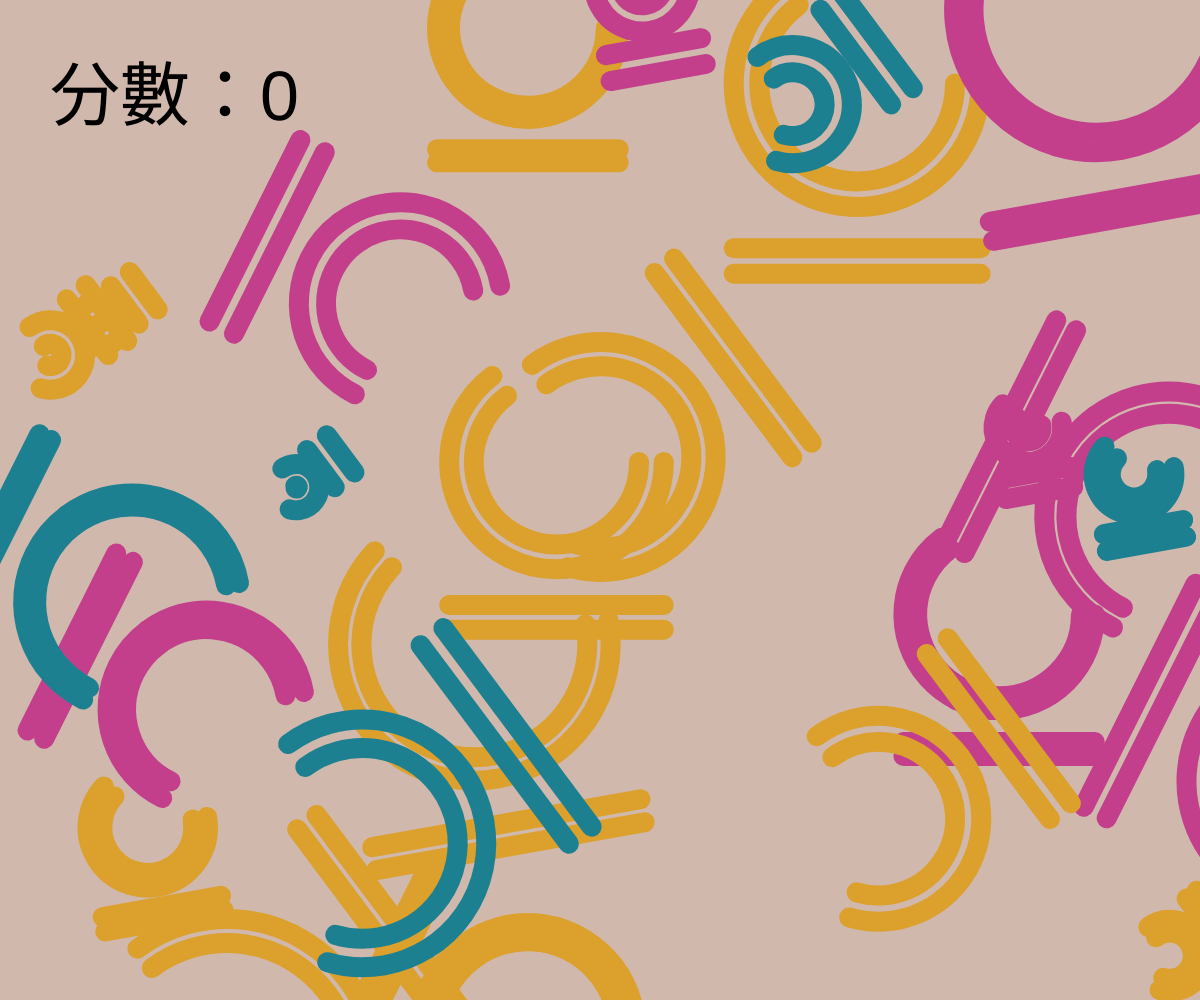
Frame 1 (no input)
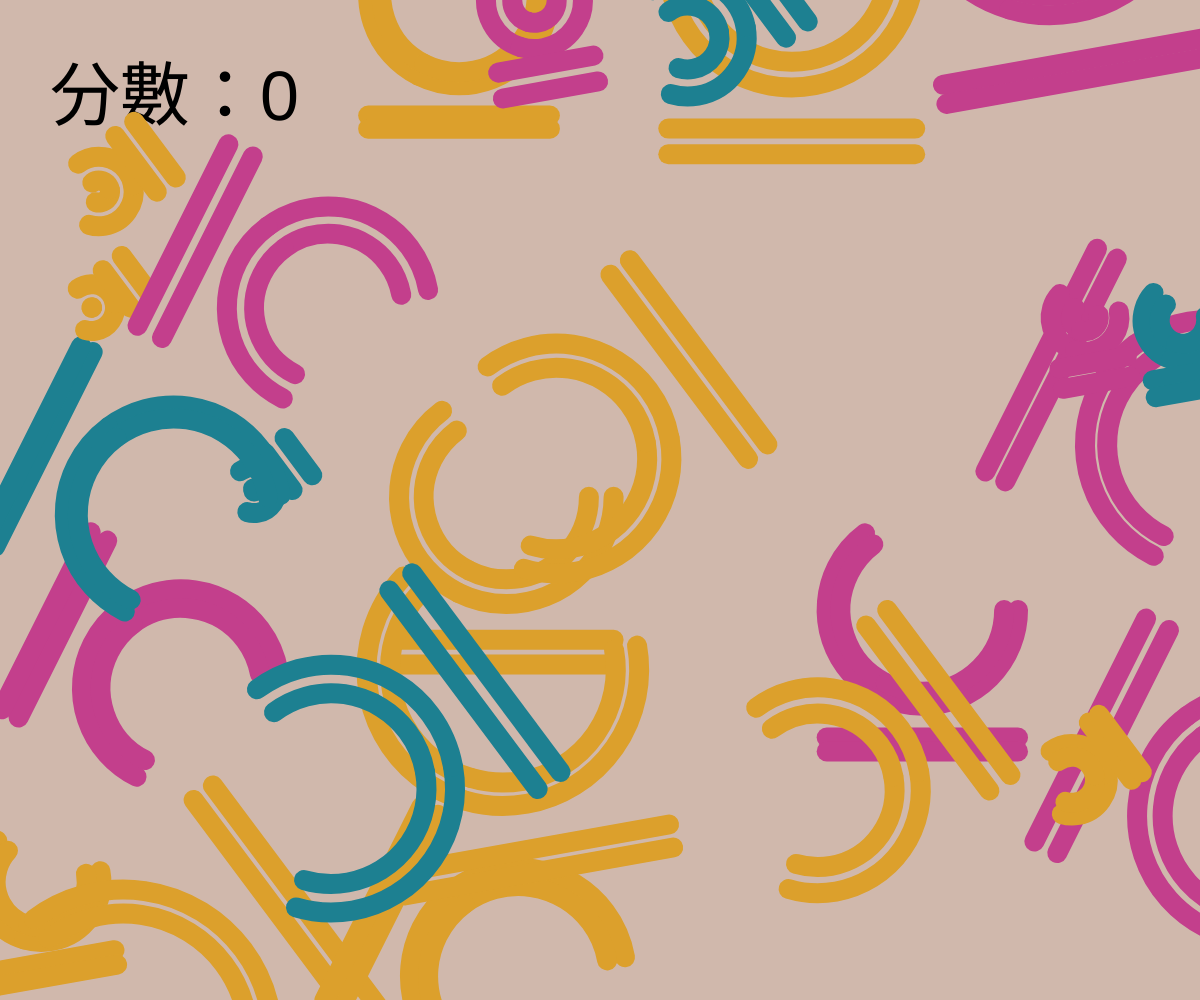
Frame 60 (no input)
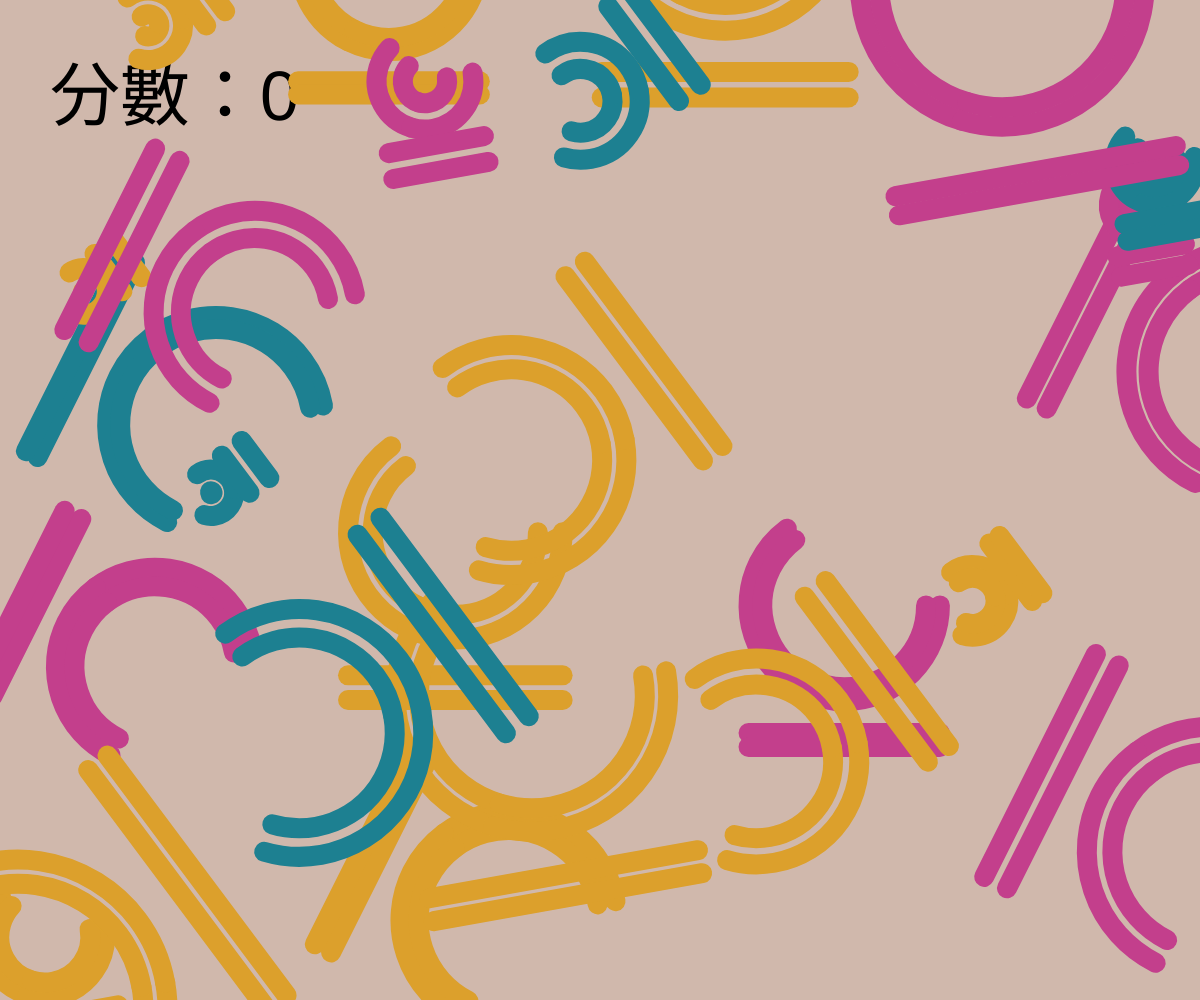
Frame 120 (the mouse pressed at the canvas centre since frame 60)

The p5.js sketch that drew these frames (run headless with seeded random() and noise() and a simulated clock; from frame 60 on, the mouse is pressed at the canvas centre):

// p5.js sketch
// ── sketch.js
let bg = ["#d0b8ac"]
let color = ["#C33F8C", "#DCA02C", "#1D8091"];


var patterns=[]  //所有圖案的資料
var pattern
var score=0
class pattern_class{  //宣告一個pattern_class物件
  constructor(args){
    this.p=args.p||{x:width/2,y:height/2};
    this.w=args.w||random(50,120)
    this.c=args.c||random(color)
    this.d=args.d||random(30,300)
    this.v=args.v||{x:random(-2,1),y:random(-3,1)}
    this.rotate_num = int(random(4)) * 90;
  }
  draw(){
    push();
    translate(this.p.x, this.p.y);
    rotate(this.rotate_num);

    strokeWeight(20);
    stroke(this.c);
    noFill();

    for (let a = 0; a < this.w * 0.9; a = a + this.w / 2) {
      arc(0, -this.d / 2, this.d - a, this.d - a, 90, 180);
      arc(0, -this.d / 2, this.d - a, this.d - a, 0, 90);
      line(-this.d / 2, this.d / 6 + a / 2, this.d / 2, this.d / 6 + a / 2);
    }
    pop();
  }
  update(){
      this.p.x=this.p.x+this.v.x
      this.p.y=this.p.y+this.v.y

    if(this.p.x<0){
      this.v.x=-this.v.x
    }
    if(this.p.x>width){
      this.v.x=-this.v.x
    }
    if(this.p.y<0){
      this.v.y=-this.v.y
    }
    if(this.p.y>height){
      this.v.y=-this.v.y
    }
  }
  isballInRange(){  //計算
    //d:把目前這個物件的位置與滑鼠間的距離
    let d=dist(mouseX,mouseY,this.p.x,this.p.y)
    if(d<this.w){
      return true
    }else{
      return false
    }

  }
}


function setup() {
  createCanvas(windowWidth, windowHeight);
  background(bg);
  for(i=0;i<25;i=i+1){  //產生幾個
    pattern=new pattern_class({ //傳一段參數值到class，以參數為主
      p:{x:random(0,width),y:random(0,height)},
    })
  patterns.push(pattern)  //把數據存入
  }
}
function draw() {
  background(bg);
  textSize(70)
  text("分數："+score,50,120)
  for(j=0;j<patterns.length;j=j+1){
    pattern=patterns[j]
    pattern.draw()
    pattern.update()
    if(pattern.isballInRange()){
      pattern.v.x=pattern.v.x+0.5
      pattern.v.y=pattern.v.y+0.5
    }
  }
}
function mousePressed(){  
  for(let pattern of patterns){  //balls放者所有的物件，每次就拿出一個物件放入ball
    if(pattern.isballInRange()){
        patterns.splice(patterns.indexOf(pattern),1) //刪除一個物件
        score=score+1
    }
  }
  textSize(50)
  text(score,50,80)
}
